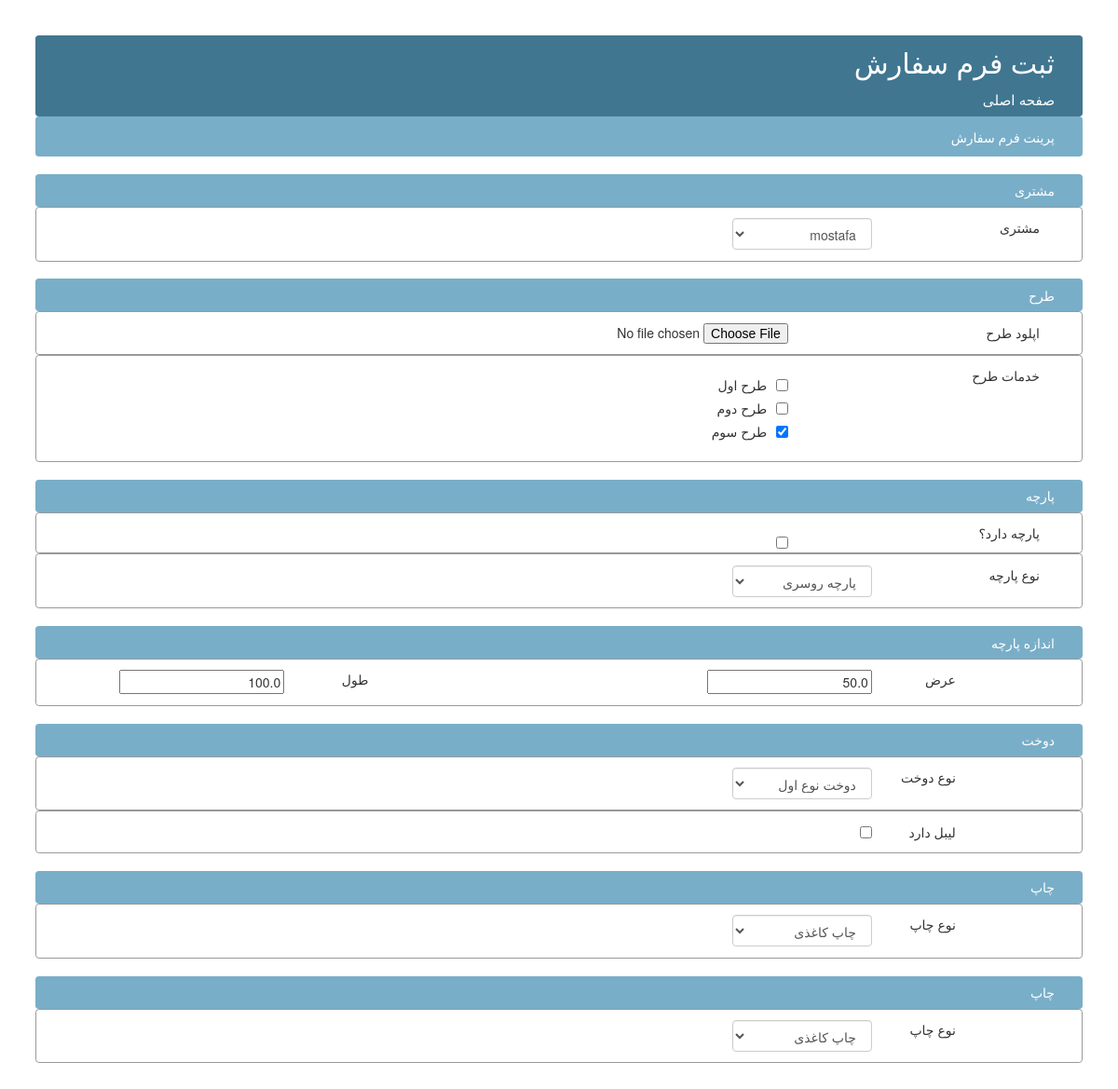
The page /reserve/adminsite/reserveForm/changeForm/1 on the database its author committed.
### ReserveForm/models.py (models this page shows, shortened)
class ServiceTarh(models.Model):
    name = models.TextField(verbose_name='نام',)
    price = models.IntegerField(verbose_name='قیمت',)
    class Meta:
        verbose_name_plural = 'خدمات طرح'

class ReserveForm(models.Model):
    customer = models.ForeignKey(Customer, verbose_name='مشتری',)
    tarh = models.ImageField(upload_to='tarh/', verbose_name='طرح', )
    serviceTarh = models.ManyToManyField('ServiceTarh', verbose_name='خدمات طرح', blank=True, null=True)
    hasParche = models.BooleanField(verbose_name='پارچه دارد',)
    parche = models.ForeignKey('Parche',verbose_name='پارچه',)
    parcheWidth = models.FloatField(verbose_name='عرض پارچه',)
    parcheHeight = models.FloatField(verbose_name='طول پارچه',)
    number = models.IntegerField(null=True, verbose_name='تعداد',)
    typeChap = models.ForeignKey('Chap', verbose_name='چاپ',)
    dookht = models.ForeignKey('Dookht', verbose_name='دوخت', null=True)
    hasLabel = models.BooleanField(verbose_name='برچسب دارد',)
    dayChoice = (
        (1,1),(2,2),(3,3),(4,4),(5,5),(6,6),(7,7),(8,8),(9,9),(10,10),(11,11),(12,12),(13,13),(14,14),(15,15),(16,16),(17,17),(18,18),
        (19, 19), (20, 20), (21, 21), (22, 22), (23, 23), (24, 24), (25, 25), (26, 26), (27, 27), (28, 28), (29, 29), (30, 30), (31, 31),
    )
    monthChoice = (
        (1, 'فروردین'),
        (2, 'اردیبهشت'),
        (3, 'خرداد'),
        (4, 'تیر'),
        (5, 'مرداد'),
        (6, 'شهریور'),
        (7, 'مهر'),
        (8, 'آبان'),
        (9, 'آذر'),
        (10, 'دی'),
        (11, 'بهمن'),
        (12, 'اسفند'),
    )
    reserveDay = models.IntegerField(choices=dayChoice, verbose_name='روز',)
    reserveMonth = models.IntegerField(choices=monthChoice, verbose_name='ماه',)
    reserveYear = models.IntegerField(verbose_name='سال',)
    deliveryDay = models.IntegerField(choices=dayChoice, verbose_name='روز', blank=True, null=True)
    deliveryMonth = models.IntegerField(choices=monthChoice, verbose_name='ماه', blank=True, null=True)
    deliveryYear = models.IntegerField(verbose_name='سال', blank=True, null=True)
    description = models.TextField(verbose_name='توضیح', blank=True, null=True)
    process = models.ForeignKey('Process', verbose_name='فرایند',)
    class Meta:
        verbose_name_plural = 'سفارش'

### ReserveForm/views.py (the view)
# urls.py: url(r'^adminsite/reserveForm/changeForm/(?P<id>[0-9]+)', view=views.reserveForm_change_form, name='ReserveFormChangeForm'),
def reserveForm_change_form(request, id):
    form = ReserveForm.objects.get(id=id)
    customers = Customer.objects.all()
    services = ServiceTarh.objects.all()
    formServices = form.serviceTarh.all()
    parches = Parche.objects.all()
    dookhts = Dookht.objects.all()
    chaps = Chap.objects.all()
    context = {'form':form, 'currentCustomer':form.customer, 'customers':customers, 'services':services, 'formServices':formServices
               , 'parches':parches, 'dookhts':dookhts, 'chaps':chaps, }
    return render(request, 'siteAdmin/ReserveForm/change_form.html', context)

### templates/siteAdmin/ReserveForm/change_form.html (shortened to what this page needs)
<!DOCTYPE html>
{% load static %}
<html lang="en">
<head>
    <link href="{% static 'css/bootstrap.min.css' %}" type="text/css" rel="stylesheet">
    <link href="{% static 'css/headerChangeForm.css' %}" type="text/css" rel="stylesheet">
    <link href="{% static 'ReserveForm/change_form.css' %}" type="text/css" rel="stylesheet">
</head>
<body>
<div id="main-wrapper">
    <div id="title">
        <div id="title-page">ثبت فرم سفارش</div>
        <div id="link-to-mainpage"><a href="#">صفحه اصلی</a></div>
    </div>
    <div id="header">
        <div class="print-link">پرینت فرم سفارش</div>
    </div>
    <div class="field-wrapper container-fluid">
        <div class="field-wrapper-header row">مشتری</div>
        <div class="field-input-wrapper row">
            <div class="field-label col-md-2 col-md-push-10">مشتری</div>
            <div class="field-input col-md-2 col-md-push-6">
                <select class="form-control">
                    {% for customer in customers %}
                        {% if customer.id == currentCustomer.id %}
                            <option value="{{ customer.id }}" selected>{{ customer.name }}</option>
                        {% else %}
                            <option value="{{ customer.id }}">{{ customer.name }}</option>
                        {% endif %}
                    {% endfor %}
                </select>
            </div>
        </div>
    </div>
    <div class="field-wrapper container-fluid">
        <div class="field-wrapper-header row">طرح</div>
        <div class="field-input-wrapper row">
            <div class="field-label col-md-2 col-md-push-10">اپلود طرح</div>
            <div class="field-input col-md-2 col-md-push-5">
                <input id="input-1a" type="file" class="file" data-show-preview="false">
            </div>
        </div>
        <div class="field-input-wrapper row">
            <div class="field-label col-md-2 col-md-push-10">خدمات طرح</div>
            <div class="field-input col-md-2 col-md-push-5">
                {% for service in services %}
                    <div class="checkbox">
                        {% if service in formServices|dictsort:"id" %}
                            <input type="checkbox" value="{{ service.id }}" checked><div class="checkbox-label">{{ service.name }}</div>
                        {% else %}
                            <input type="checkbox" value="{{ service.id }}"><div class="checkbox-label">{{ service.name }}</div>
                        {% endif %}
                    </div>
                {% endfor %}
            </div>
        </div>
    </div>
    <div class="field-wrapper container-fluid">
        <div class="field-wrapper-header row">پارچه</div>
        <div class="field-input-wrapper row">
            <div class="field-label col-md-2 col-md-push-10">پارچه دارد؟</div>
            <div class="field-input col-md-2 col-md-push-5">
                <div class="checkbox" value="hasParche"><input type="checkbox"></div>
            </div>
        </div>
        <div class="field-input-wrapper row">
            <div class="field-label col-md-2 col-md-push-10">نوع پارچه</div>
            <div class="field-input col-md-2 col-md-push-6">
                <select class="form-control">
                    {% for parche in parches %}
                        {% if parche.id == form.parche.id %}
                            <option value="{{ parche.id }}" selected>{{ parche.name }}</option>
                        {% else %}
                            <option value="{{ parche.id }}">{{ parche.name }}</option>
                        {% endif %}
                    {% endfor %}
                </select>
            </div>
        </div>
    </div>
    <div class="field-wrapper container-fluid">
        <div class="field-wrapper-header row">اندازه پارچه</div>
        <div class="field-input-wrapper row">
            <div class="field-label col-md-1 col-md-push-10">عرض</div>
            <div class="field-input col-md-2 col-md-push-7">
                <input type="number" placeholder="عرض" value="{{ form.parcheWidth }}">
            </div>
            <div class="field-label col-md-1 col-md-pull-0">طول</div>
            <div class="field-input col-md-2 col-md-pull-3">
                <input type="number" placeholder="طول" value="{{ form.parcheHeight }}">
            </div>
        </div>
    </div>
    <div class="field-wrapper container-fluid">
        <div class="field-wrapper-header row">دوخت</div>
        <div class="field-input-wrapper row">
            <div class="field-label col-md-1 col-md-push-10">نوع دوخت</div>
            <div class="field-input col-md-2 col-md-push-7">
                <select class="form-control" title="نوع دوخت">
                    {% for dookht in dookhts %}
                        {% if dookht.id == form.dookht.id %}
                            <option value="{{ dookht.id }}" selected>{{ dookht.name }}</option>
                        {% else %}
                            <option value="{{ dookht.id }}">{{ dookht.name }}</option>
                        {% endif %}
                    {% endfor %}
                </select>
            </div>
        </div>
        <div class="field-input-wrapper row">
            <div class="field-label col-md-1 col-md-push-10">لیبل دارد</div>
            <div class="field-input col-md-2 col-md-push-7">
                <input type="checkbox" value="{{ form.parcheWidth }}" >
            </div>
        </div>
    </div>
    <div class="field-wrapper container-fluid">
        <div class="field-wrapper-header row">چاپ</div>
        <div class="field-input-wrapper row">
            <div class="field-label col-md-1 col-md-push-10">نوع چاپ</div>
            <div class="field-input col-md-2 col-md-push-7">
                <select class="form-control" title="چاپ">
                    {% for chap in chaps %}
                        {% if chap.id == form.chap.id %}
                            <option value="{{ chap.id }}" selected>{{ chap.name }}</option>
                        {% else %}
                            <option value="{{ chap.id }}">{{ chap.name }}</option>
                        {% endif %}
                    {% endfor %}
                </select>
            </div>
        </div>
    </div>
    <div class="field-wrapper container-fluid">
        <div class="field-wrapper-header row">چاپ</div>
        <div class="field-input-wrapper row">
            <div class="field-label col-md-1 col-md-push-10">نوع چاپ</div>
            <div class="field-input col-md-2 col-md-push-7">
                <select class="form-control" title="چاپ">
                    {% for chap in chaps %}
                        {% if chap.id == form.chap.id %}
                            <option value="{{ chap.id }}" selected>{{ chap.name }}</option>
                        {% else %}
                            <option value="{{ chap.id }}">{{ chap.name }}</option>
                        {% endif %}
                    {% endfor %}
                </select>
            </div>
        </div>
    </div>
</div>
</body>
</html>

### static/css/headerChangeForm.css (style rules this page uses)
#main-wrapper #title { background-color: #417690; color: white; padding-top: 0.2cm; padding-right: 0.8cm; padding-bottom: 0.2cm; border-radius: 0.1cm; }
#main-wrapper #title #title-page { font-size: 0.8cm; margin-bottom: 0.2cm; }
#main-wrapper #title #link-to-mainpage { font-size: 0.4cm; }
a:link { color: white; }
#header { background-color: #79aec8; padding: 0.3cm; padding-right: 0.8cm; color: white; border-radius: 0.1cm; }

### static/ReserveForm/change_form.css (style rules this page uses)
#main-wrapper { min-width: 20cm; min-height: 10cm; padding: 1cm; padding-top: 1cm; direction: rtl; }
.field-wrapper { margin-top: 0.5cm; border-radius: 0.1cm; }
.field-wrapper .field-wrapper-header { background-color: #79aec8; padding: 0.2cm; padding-right: 0.8cm; color: white; border-radius: 0.1cm; }
.field-input-wrapper { padding: 0.3cm; padding-right: 0.8cm; border: solid #999999 1px; border-radius: 0.1cm; }
.checkbox-label { margin-right: 0.6cm; }

### rows shown on the page
ServiceTarh: name "طرح اول"
ServiceTarh: name "طرح دوم"
ServiceTarh: name "طرح سوم"
ReserveForm: parcheWidth "50.0", parcheHeight "100.0"

### other values the page prints
form field value "mostafa"
form field value "پارچه روسری"
form field value "دوخت نوع اول"
form field value "چاپ کاغذی"
